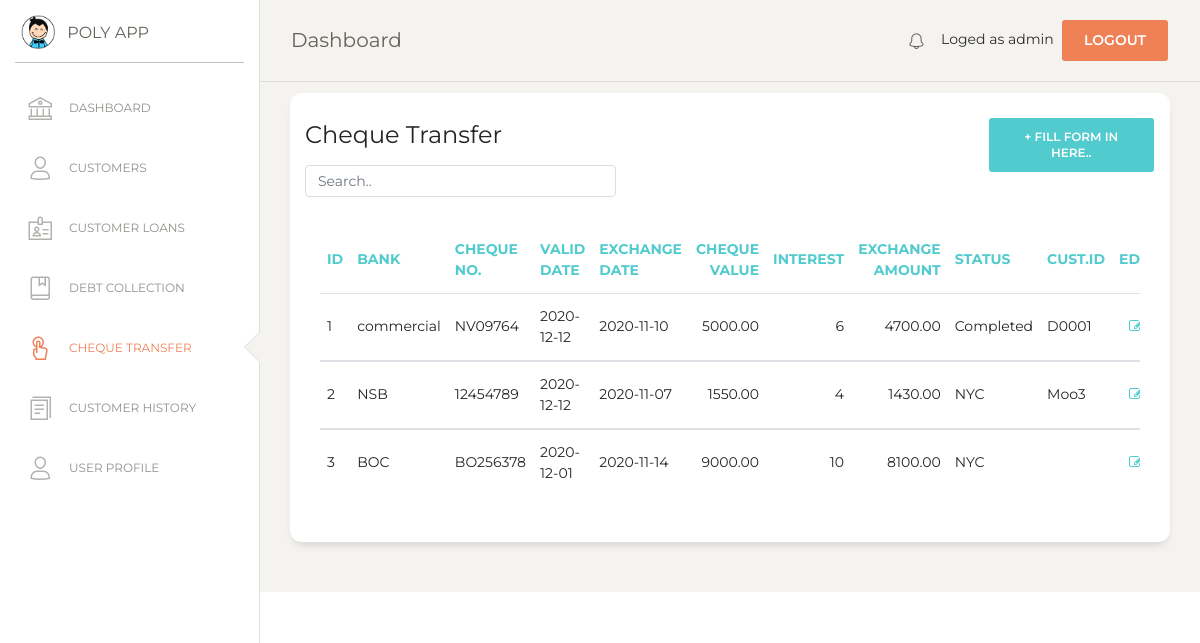
Page /cheque_transfer.php (signed in) on the committed database.
### tables this page shows
CREATE TABLE `cheque` (
  `cheque_id` int(7) NOT NULL,
  `bank` varchar(50) NOT NULL,
  `cheque_no` varchar(50) NOT NULL,
  `valid_date` date NOT NULL,
  `exchange_date` date NOT NULL,
  `cheque_value` double(10,2) NOT NULL,
  `interest` int(5) NOT NULL,
  `exchange_amt` double(10,2) NOT NULL,
  `status` varchar(20) NOT NULL,
  `cust_id` varchar(10) NOT NULL
);

### cheque_transfer.php (the view, shortened to what this page needs)
<?php
if (!isset($_SESSION['loged_user'])) {
    header('location: login.php');
}else {
$con = mysqli_connect(DB_HOSTNAME,DB_USERNAME,DB_PASSWORD);
mysqli_select_db($con,DB_NAME);
?>
<!DOCTYPE html>
<html lang="en">
<head>
  <link href="https://maxcdn.bootstrapcdn.com/font-awesome/latest/css/font-awesome.min.css" rel="stylesheet">
  <link href="assets/css/bootstrap.min.css" rel="stylesheet" />
  <link href="assets/css/paper-dashboard.css?v=2.0.1" rel="stylesheet" />
  <link href="assets/demo/demo.css" rel="stylesheet" />
</head>
<body class="">
  <div class="wrapper ">
    <div class="sidebar" data-color="white" data-active-color="danger">
      <div class="logo">
        <a href="#" class="simple-text logo-mini">
          <div class="logo-image-small">
            <img src="assets/img/logo-small.png">
          </div>
        </a>
        <a href="#" class="simple-text logo-normal">
          POLY APP
        </a>
      </div>
      <div class="sidebar-wrapper">
        <ul class="nav">
          <li>
            <a href="index">
              <i class="nc-icon nc-bank"></i>
              <p>DASHBOARD</p>
            </a>
          </li>
          <li>
            <a href="customer">
              <i class="nc-icon nc-single-02"></i>
              <p>CUSTOMERS</p>
            </a>
          </li>
          <li>
            <a href="customer_loan">
              <i class="nc-icon nc-badge"></i>
              <p>CUSTOMER LOANS</p>
            </a>
          </li>
          <li>
            <a href="debt_collection">
              <i class="nc-icon nc-book-bookmark"></i>
              <p>DEBT COLLECTION</p>
            </a>
          </li>
          <li  class="active">
            <a href="cheque_transfer">
              <i class="nc-icon nc-tap-01"></i>
              <p>CHEQUE TRANSFER</p>
            </a>
          </li>
          <li>
            <a href="report">
              <i class="nc-icon nc-single-copy-04"></i>
              <p>CUSTOMER HISTORY</p>
            </a>
          </li>
          <li>
            <a href="user">
              <i class="nc-icon nc-single-02"></i>
              <p>USER PROFILE</p>
            </a>
          </li>
        </ul>
      </div>
    </div>
    <div class="main-panel">
      <?php include('include/nav.php');  ?>
      <div class="content">
      <div class="row">
          <div class="col-md-12">
            <div class="card">
              <div class="row">
              <div class="col-md-9">
              <div class="card-header">
                <h4 class="card-title"> Cheque Transfer</h4>
                <input class="form-control myInput" id="myInput" type="text" placeholder="Search..">
              </div>
              </div>
              <div class="col-md-3">
                <div class="card-header">
                  <button type="button" class="btn btn-primary add-btn" data-toggle="modal" data-target="#Form1">+ FILL FORM IN HERE..
                  </button>
                </div>
              </div>
              </div>
              <div class="card-body">
              <div class="card-body">
                <div class="table-responsive">
                  <table class="table" id="myTable">
                    <thead class="text-primary">
                      <th>                    ID</th>
                      <th>                    Bank</th>
                      <th>                    Cheque No.</th>
                      <th>                    Valid Date</th>
                      <th>                    Exchange Date</th>
                      <th class="text-right"> Cheque Value</th>
                      <th class="text-right"> Interest</th>
                      <th class="text-right"> Exchange Amount</th>
                      <th>                    Status</th>
                      <th>                    cust.ID</th>
                      <th class="text-center">                    Edit 				</th>
                    </thead>
                    <tbody>
                      <?php
                      $sql=mysqli_query($con,"SELECT * FROM cheque");
                      $numRows = mysqli_num_rows($sql);
                      if($numRows > 0) {
                        while($row = mysqli_fetch_assoc($sql)) {
                          ?>
                          <tr>
                            <td>                    <?php echo $row['cheque_id'] ?>     </td>
                            <td>                    <?php echo $row['bank'] ?>          </td>
                            <td>                    <?php echo $row['cheque_no'] ?>     </td>
                            <td>                    <?php echo $row['valid_date'] ?>    </td>
                            <td>                    <?php echo $row['exchange_date'] ?> </td>
                            <td class="text-right"> <?php echo $row['cheque_value'] ?>  </td>
                            <td class="text-right"> <?php echo $row['interest'] ?>      </td>
                            <td class="text-right"> <?php echo $row['exchange_amt']?>   </td>
                            <td>                    <?php echo $row['status']?>         </td>
                            <td>                    <?php echo $row['cust_id'] ?>       </td>
                            <td class="text-center">
                              <a href="#" onclick="editView(<?php echo $row['cheque_id']; ?>)" name="edit">
                                <i class="fa fa-pencil-square-o" aria-hidden="true"></i></a>
                            </td>
                          </tr>
                    </tbody>
                           <?php
                        }
                      }
                    ?>
                    </table>
                </div>
              </div>
             </div>
            </div>
          </div>
          </div>
        </div>
      </div>
       <?php include('include/footer.php');  ?>
    </div>
</body>
</html>
<?php
}
?>

### assets/demo/demo.css (style rules this page uses)
.add-btn { float: right !important; }
.myInput { width: 50% !important; }

### rows in the picture
cheque: cheque_id "1", bank "commercial", cheque_no "NV09764", valid_date "2020-12-12", exchange_date "2020-11-10", cheque_value "5000.00", interest "6", exchange_amt "4700.00", status "Completed", cust "D0001"
cheque: cheque_id "2", bank "NSB", cheque_no "12454789", valid_date "2020-12-12", exchange_date "2020-11-07", cheque_value "1550.00", interest "4", exchange_amt "1430.00", status "NYC", cust "Moo3"
cheque: cheque_id "3", bank "BOC", cheque_no "BO256378", valid_date "2020-12-01", exchange_date "2020-11-14", cheque_value "9000.00", interest "10", exchange_amt "8100.00", status "NYC"

### other values in the picture
$_SESSION['loged_user'] "admin"
